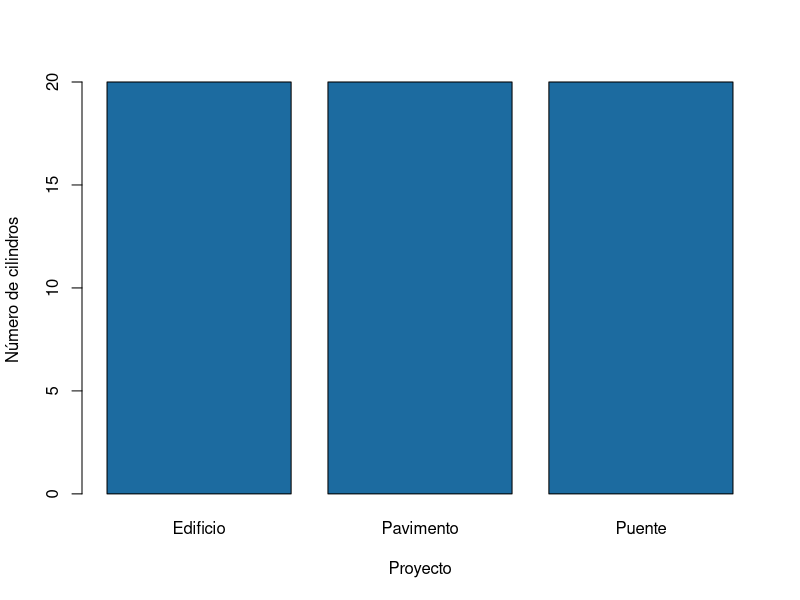
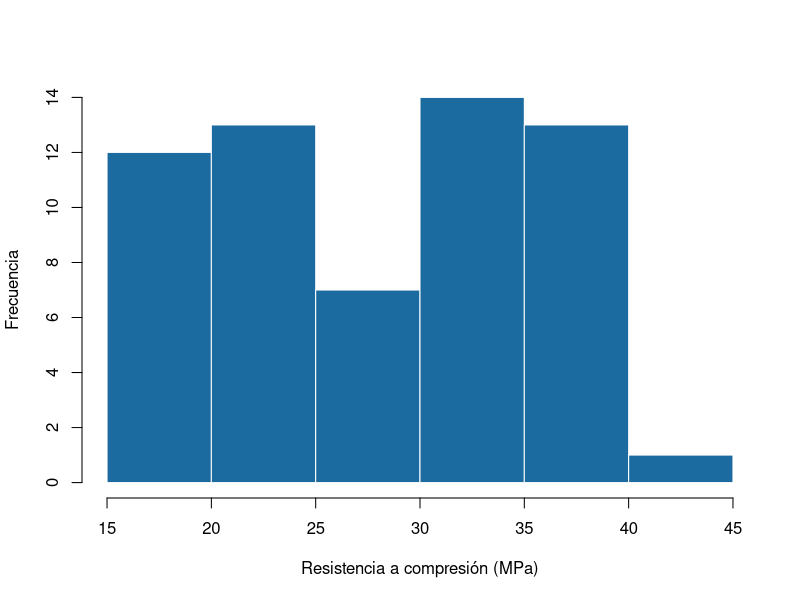
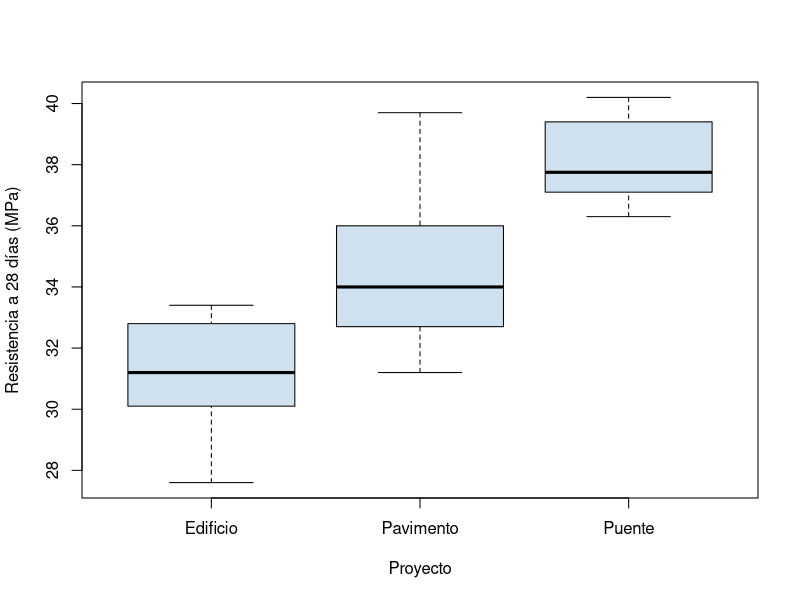
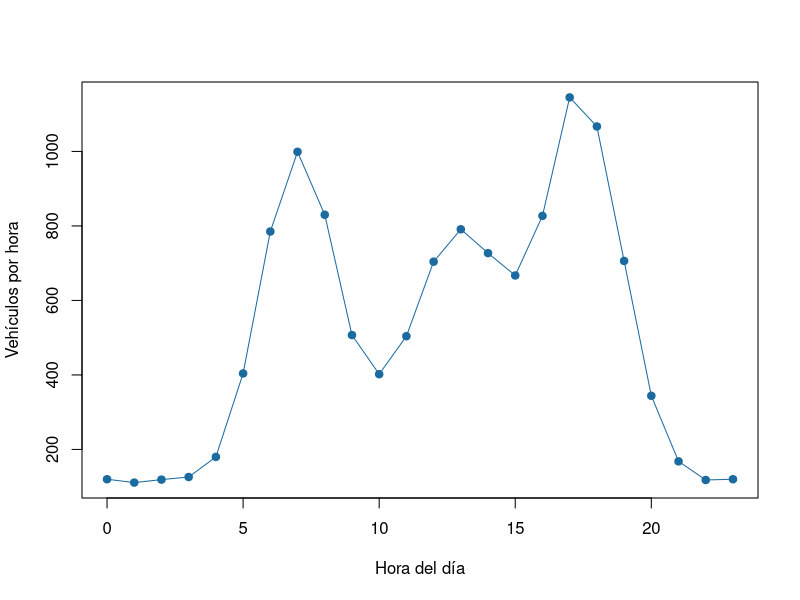
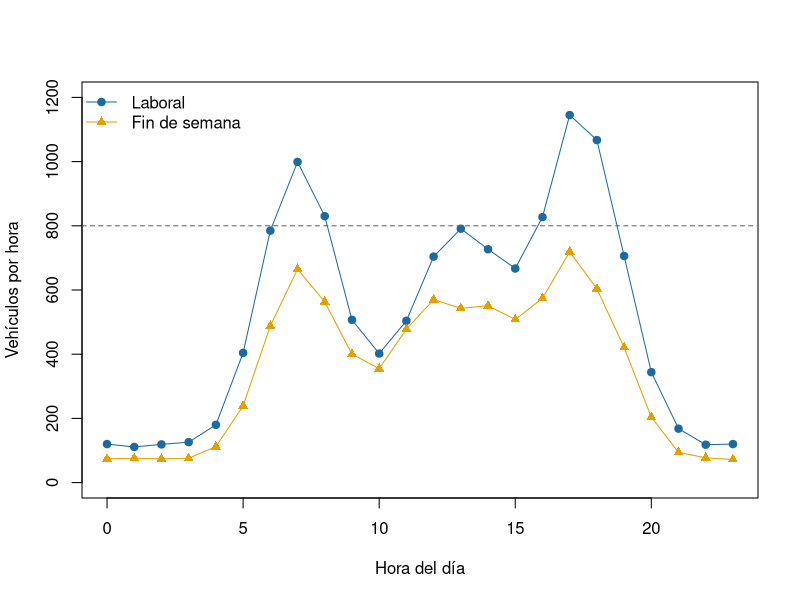
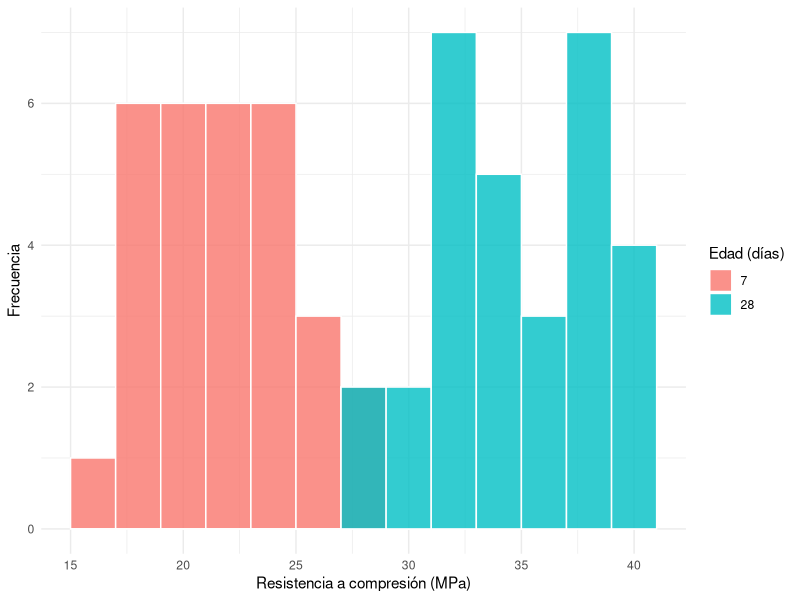
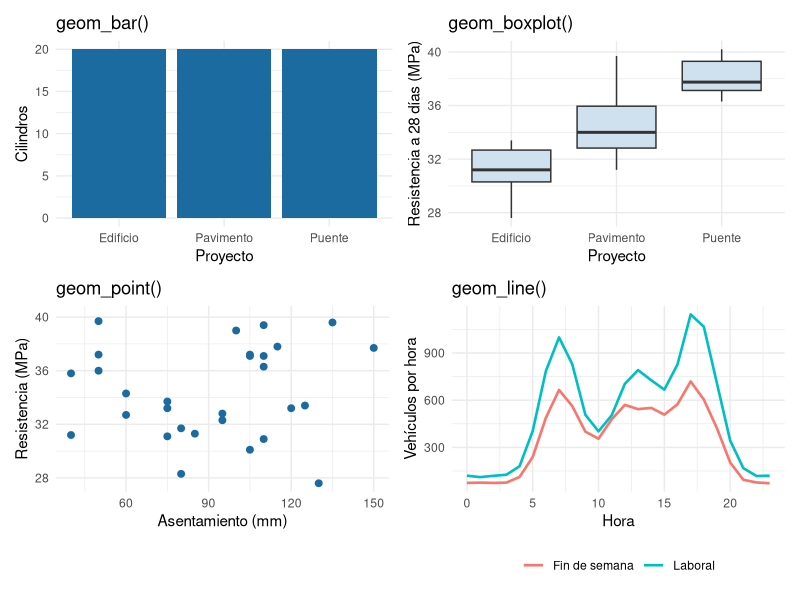
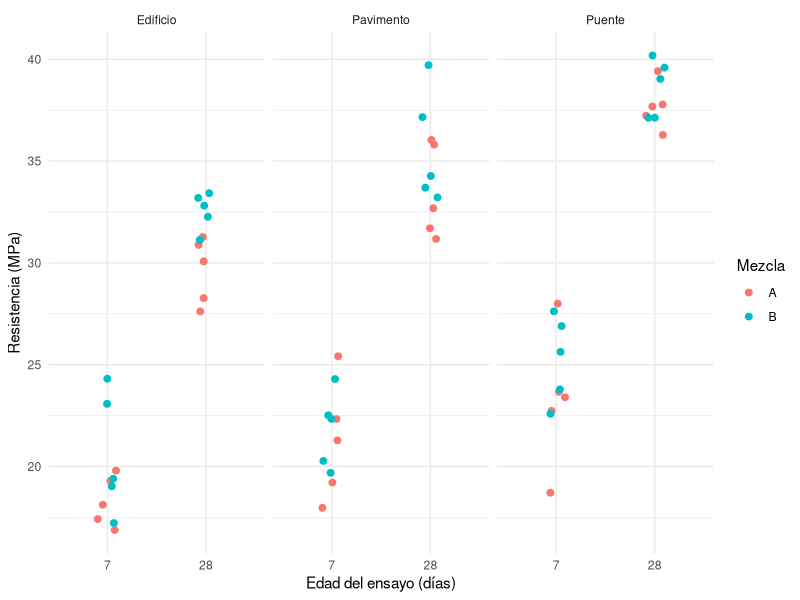

These figures' R source, in order:
## ---- chunk 1
#| echo: false
ensayos <- read.csv("datos/ensayos_concreto_hipoteticos.csv")
transito <- read.csv("datos/transito_horario_hipotetico.csv")
## ---- chunk 2
#| label: tbl-graf-elegir
#| tbl-cap: "Gráfico recomendado según el tipo de variable."
#| echo: false

library(kableExtra)
data.frame(
  variables = c("Una categórica", "Una numérica", "Una numérica según una categórica",
                "Dos numéricas", "Una numérica en el tiempo"),
  pregunta = c("¿Cuántos hay de cada categoría?", "¿Cómo se distribuyen los valores?",
               "¿Cambian los valores entre grupos?", "¿Se relacionan las dos variables?",
               "¿Cómo cambia la variable con el tiempo?"),
  grafico = c("Barras", "Histograma, caja", "Cajas, puntos por grupo", "Dispersión", "Líneas"),
  ejemplo = c("Cilindros por proyecto", "Resistencia de los cilindros",
              "Resistencia por proyecto", "Asentamiento y resistencia", "Vehículos por hora")
) %>%
  kbl(col.names = c("Variables", "Pregunta", "Gráfico", "Ejemplo"), align = "llll") %>%
  kable_styling(full_width = FALSE, bootstrap_options = c("hover", "condensed"))
## ---- chunk 3
#| label: fig-graf-barras-base
#| fig-cap: "Número de cilindros por proyecto, con `barplot()`."
#| fig-alt: "Gráfico de barras con tres barras de igual altura, una por proyecto"

conteo <- table(ensayos$proyecto)
barplot(conteo, col = "#1C6BA0",
        xlab = "Proyecto", ylab = "Número de cilindros")
## ---- chunk 4
#| label: fig-graf-hist-base
#| fig-cap: "Histograma de la resistencia con `hist()`."
#| fig-alt: "Histograma con dos grupos de barras, uno alrededor de 20 MPa y otro alrededor de 35 MPa"

hist(ensayos$resistencia_mpa, col = "#1C6BA0", border = "white",
     main = "", xlab = "Resistencia a compresión (MPa)", ylab = "Frecuencia")
## ---- chunk 5
#| label: fig-graf-caja-base
#| fig-cap: "Resistencia a 28 días por proyecto, con `boxplot()`."
#| fig-alt: "Tres diagramas de caja; el del puente está más arriba que los del pavimento y el edificio"

e28 <- ensayos[ensayos$edad_dias == 28, ]
boxplot(resistencia_mpa ~ proyecto, data = e28, col = "#cfe0ee",
        xlab = "Proyecto", ylab = "Resistencia a 28 días (MPa)")
## ---- chunk 6
#| label: fig-graf-lineas-base
#| fig-cap: "Vehículos por hora en un día laboral, con `plot()`."
#| fig-alt: "Línea con picos a las 7, a las 13 y a las 17 horas"

lab <- transito[transito$dia == "Laboral", ]
plot(lab$hora, lab$vehiculos, type = "o", pch = 19, col = "#1C6BA0",
     xlab = "Hora del día", ylab = "Vehículos por hora")
## ---- chunk 7
#| label: fig-graf-base-detalles
#| fig-cap: "Vehículos por hora según el tipo de día."
#| fig-alt: "Dos líneas de vehículos por hora; la del día laboral pasa sobre la línea discontinua de 800 en la mañana y en la tarde, la del fin de semana queda siempre por debajo"

fds <- transito[transito$dia == "Fin de semana", ]
plot(lab$hora, lab$vehiculos, type = "o", pch = 19, col = "#1C6BA0",
     ylim = c(0, 1200), xlab = "Hora del día", ylab = "Vehículos por hora")
lines(fds$hora, fds$vehiculos, type = "o", pch = 17, col = "#E69F00")
abline(h = 800, lty = 2, col = "gray40")
legend("topleft", legend = c("Laboral", "Fin de semana"),
       col = c("#1C6BA0", "#E69F00"), pch = c(19, 17), lty = 1, bty = "n")
## ---- chunk 8
#| label: fig-graf-hist-gg
#| fig-cap: "Histograma de la resistencia por edad con ggplot2."
#| fig-alt: "Histograma con las barras de 7 días a la izquierda en un color y las de 28 días a la derecha en otro"

library(ggplot2)

ggplot(ensayos, aes(x = resistencia_mpa, fill = factor(edad_dias))) +
  geom_histogram(binwidth = 2, color = "white", position = "identity", alpha = 0.8) +
  labs(x = "Resistencia a compresión (MPa)", y = "Frecuencia",
       fill = "Edad (días)") +
  theme_minimal()
## ---- chunk 9
#| label: fig-graf-geoms
#| fig-cap: "Cuatro geometrías de ggplot2."
#| fig-alt: "Cuatro paneles: barras por proyecto, cajas de resistencia por proyecto, dispersión de asentamiento contra resistencia y líneas de vehículos por hora"
#| fig-width: 9
#| fig-height: 6.5
#| out-width: "85%"
#| echo: false

library(patchwork)
tema <- theme_minimal(base_size = 11)
g1 <- ggplot(ensayos, aes(proyecto)) + geom_bar(fill = "#1C6BA0") +
  labs(title = "geom_bar()", x = "Proyecto", y = "Cilindros") + tema
g2 <- ggplot(e28, aes(proyecto, resistencia_mpa)) + geom_boxplot(fill = "#cfe0ee") +
  labs(title = "geom_boxplot()", x = "Proyecto", y = "Resistencia a 28 días (MPa)") + tema
g3 <- ggplot(e28, aes(asentamiento_mm, resistencia_mpa)) + geom_point(color = "#1C6BA0", size = 2) +
  labs(title = "geom_point()", x = "Asentamiento (mm)", y = "Resistencia (MPa)") + tema
g4 <- ggplot(transito, aes(hora, vehiculos, color = dia)) + geom_line(linewidth = 0.9) +
  labs(title = "geom_line()", x = "Hora", y = "Vehículos por hora", color = NULL) + tema +
  theme(legend.position = "bottom")
(g1 | g2) / (g3 | g4)
## ---- chunk 10
#| label: fig-graf-facetas
#| fig-cap: "Resistencia por mezcla y edad, un panel por proyecto."
#| fig-alt: "Tres paneles de puntos, uno por proyecto, con la resistencia de cada mezcla a 7 y 28 días"
#| fig-width: 9
#| fig-height: 3.5
#| out-width: "85%"

ggplot(ensayos, aes(x = factor(edad_dias), y = resistencia_mpa, color = mezcla)) +
  geom_point(position = position_jitter(width = 0.1, seed = 1), size = 2) +
  facet_wrap(~ proyecto) +
  labs(x = "Edad del ensayo (días)", y = "Resistencia (MPa)", color = "Mezcla") +
  theme_minimal()
## ---- chunk 11
#| label: fig-graf-escalas
#| fig-cap: "Resistencia a 28 días por proyecto y mezcla."
#| fig-alt: "Cajas de resistencia por proyecto, dos por proyecto, en azul para la mezcla A y en naranja para la B, con el eje vertical de 25 a 45 MPa"

ggplot(e28, aes(x = proyecto, y = resistencia_mpa, fill = mezcla)) +
  geom_boxplot() +
  scale_fill_manual(values = c("A" = "#1C6BA0", "B" = "#E69F00")) +
  scale_y_continuous(limits = c(25, 45), breaks = seq(25, 45, 5)) +
  labs(x = "Proyecto", y = "Resistencia a 28 días (MPa)", fill = "Mezcla") +
  theme_minimal(base_size = 13) +
  theme(legend.position = "bottom")
## ---- chunk 12
#| label: fig-graf-referencia
#| fig-cap: "Resistencia de cada cilindro y resistencia de diseño."
#| fig-alt: "Tres paneles de puntos, uno por proyecto, cada uno con una línea horizontal discontinua en su resistencia de diseño; solo un punto del edificio queda debajo de su línea"
#| fig-width: 9
#| fig-height: 3.5
#| out-width: "85%"

disenos <- data.frame(proyecto = c("Edificio", "Pavimento", "Puente"),
                      fc = c(28, 30, 35))

ggplot(e28, aes(x = mezcla, y = resistencia_mpa)) +
  geom_point(position = position_jitter(width = 0.1, seed = 1),
             color = "#1C6BA0", size = 2) +
  geom_hline(data = disenos, aes(yintercept = fc), linetype = "dashed") +
  facet_wrap(~ proyecto) +
  labs(x = "Mezcla", y = "Resistencia a 28 días (MPa)") +
  theme_minimal()
## ---- chunk 13
#| label: fig-graf-col
#| fig-cap: "Resistencia media por proyecto y edad del ensayo."
#| fig-alt: "Barras agrupadas por proyecto, una para 7 días y otra más alta para 28 días, con el valor de la media escrito sobre cada barra"

library(dplyr)
medias <- ensayos %>%
  group_by(proyecto, edad_dias) %>%
  summarise(media = mean(resistencia_mpa), .groups = "drop")

ggplot(medias, aes(x = proyecto, y = media, fill = factor(edad_dias))) +
  geom_col(position = "dodge") +
  geom_text(aes(label = round(media, 1)), position = position_dodge(width = 0.9),
            vjust = -0.4, size = 3.5) +
  scale_fill_manual(values = c("7" = "#9ecae1", "28" = "#1C6BA0")) +
  labs(x = "Proyecto", y = "Resistencia media (MPa)", fill = "Edad (días)") +
  theme_minimal()
## ---- chunk 14
#| label: fig-graf-smooth
#| fig-cap: "Asentamiento y resistencia a 28 días."
#| fig-alt: "Puntos de tres colores, uno por proyecto, cada grupo con su recta de tendencia; las rectas son casi horizontales"

ggplot(e28, aes(x = asentamiento_mm, y = resistencia_mpa, color = proyecto)) +
  geom_point(size = 2) +
  geom_smooth(method = "lm", se = FALSE) +
  scale_color_viridis_d(end = 0.85) +
  labs(x = "Asentamiento (mm)", y = "Resistencia a 28 días (MPa)", color = "Proyecto") +
  theme_minimal()
## ---- chunk 15
#| label: fig-graf-ejemplo
#| fig-cap: "Histograma de la resistencia a 28 días."
#| fig-alt: "Histograma con ocho barras entre 26 y 42 MPa; las más altas están entre 30 y 34 y entre 36 y 38 MPa"

# 1) Resistencias a 28 días
ensayos <- read.csv("datos/ensayos_concreto_hipoteticos.csv")
r28 <- ensayos$resistencia_mpa[ensayos$edad_dias == 28]

# 2) Límites de las clases
limites <- seq(26, 42, by = 2)

# 3) Cuadro de frecuencias (right = FALSE: [a, b))
table(cut(r28, breaks = limites, right = FALSE))

# 4) Histograma en R base (el de ggplot2 va en el bloque siguiente)
hist(r28, breaks = limites, right = FALSE, col = "#1C6BA0", border = "white",
     main = "", xlab = "Resistencia a 28 días (MPa)", ylab = "Frecuencia")
## ---- chunk 16
#| label: fig-graf-umbral
#| fig-cap: "Vehículos por hora y umbral de 800."
#| fig-alt: "Dos líneas con puntos; la del día laboral cruza la línea discontinua de 800 en la punta de la mañana y en la de la tarde, la del fin de semana queda debajo todo el día"

# 1) Datos
transito <- read.csv("datos/transito_horario_hipotetico.csv")

# 2) Conteo con R base y con dplyr
tapply(transito$vehiculos > 800, transito$dia, sum)
transito %>%
  group_by(dia) %>%
  summarise(horas_sobre_800 = sum(vehiculos > 800))

# 3) Gráfico
ggplot(transito, aes(x = hora, y = vehiculos, color = dia)) +
  geom_line(linewidth = 0.8) +
  geom_point(size = 1.8) +
  geom_hline(yintercept = 800, linetype = "dashed") +
  annotate("text", x = 0, y = 840, label = "800 veh/h", hjust = 0, size = 3.5) +
  scale_x_continuous(breaks = seq(0, 23, 3)) +
  scale_color_manual(values = c("Laboral" = "#1C6BA0", "Fin de semana" = "#E69F00")) +
  labs(x = "Hora del día", y = "Vehículos por hora", color = NULL) +
  theme_minimal() +
  theme(legend.position = "bottom")
